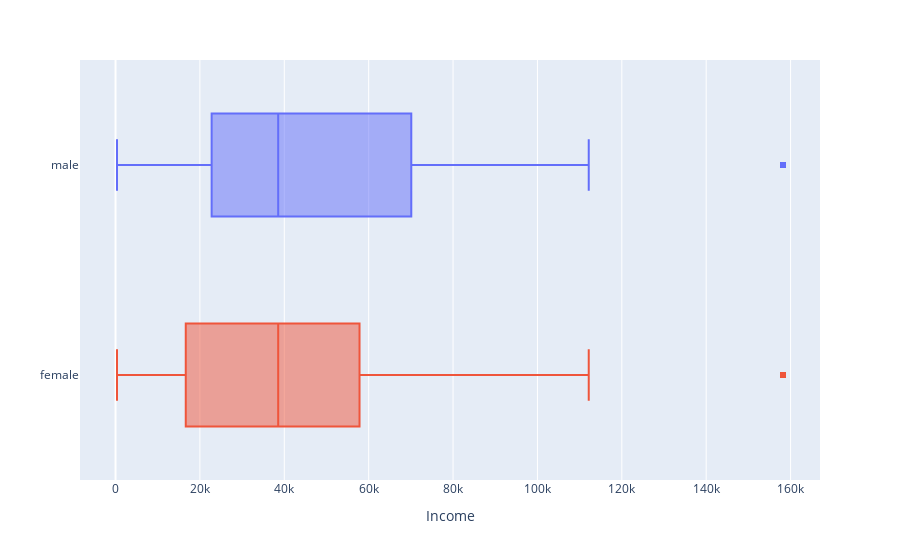

The cell this chart's notebook holds for it:
### Markdown cell above
## Problem 5
Create two interactive box plots: one that shows the distribution of `income` for men and for women, and one that shows the distribution of `job_prestige` for men and for women. Write presentable labels for the axis that contains `income` or `job_prestige` and remove the label for `sex`. Also, turn off the legend. Don't bother with titles because we will be using subtitles on the dashboard for these graphics. [3 points]

### Code cell
fig_box = px.box(gss_clean, x='income', y = 'sex', color = 'sex',
                   labels={'income':'Income', 'sex':''}, )
fig_box.update_layout(showlegend=False)
fig_box.show()

### Figure 1 — Plotly figure (JSON) as saved in the notebook; plotly's stock layout.template omitted (floating-point values rounded to 4 significant figures; data arrays with more than 128 entries replaced by an {"elided": "..."} marker saying what was removed)
{"data": [{"alignmentgroup": "True", "hovertemplate": "=%{y}<br>Income=%{x}<extra></extra>", "legendgroup": "male", "marker": {"color": "#636efa"}, "name": "male", "notched": false, "offsetgroup": "male", "orientation": "h", "showlegend": true, "type": "box", "x": {"elided": "1052 float values"}, "x0": " ", "xaxis": "x", "y": {"elided": "1052 str values"}, "y0": " ", "yaxis": "y"}, {"alignmentgroup": "True", "hovertemplate": "=%{y}<br>Income=%{x}<extra></extra>", "legendgroup": "female", "marker": {"color": "#EF553B"}, "name": "female", "notched": false, "offsetgroup": "female", "orientation": "h", "showlegend": true, "type": "box", "x": {"elided": "1296 float values"}, "x0": " ", "xaxis": "x", "y": {"elided": "1296 str values"}, "y0": " ", "yaxis": "y"}], "layout": {"autosize": true, "boxmode": "overlay", "legend": {"title": {"text": ""}, "tracegroupgap": 0}, "margin": {"t": 60}, "showlegend": false, "xaxis": {"anchor": "y", "autorange": true, "domain": [0, 1], "range": [-8419.0, 167000.0], "title": {"text": "Income"}, "type": "linear"}, "yaxis": {"anchor": "x", "autorange": true, "categoryarray": ["female", "male"], "categoryorder": "array", "domain": [0, 1], "range": [-0.5, 1.5], "title": {"text": ""}, "type": "category"}}}
